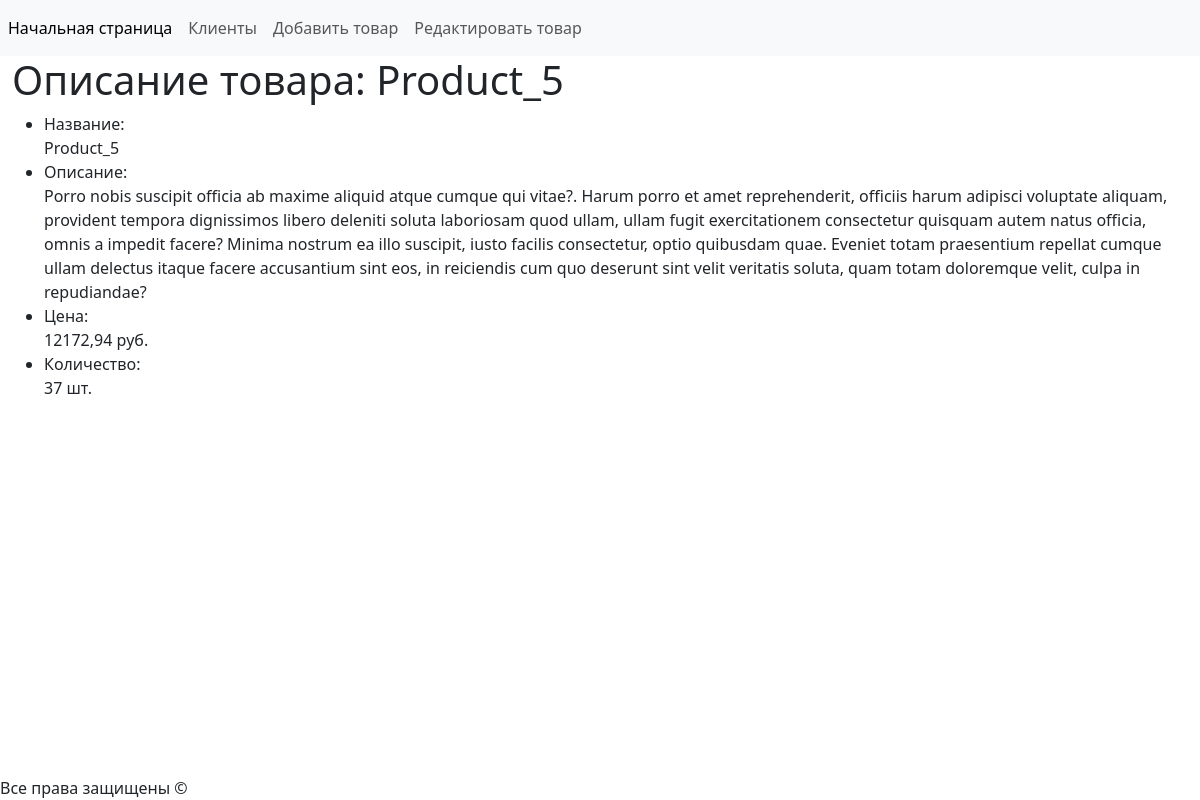
Page /product/45/ on the earlier database version.
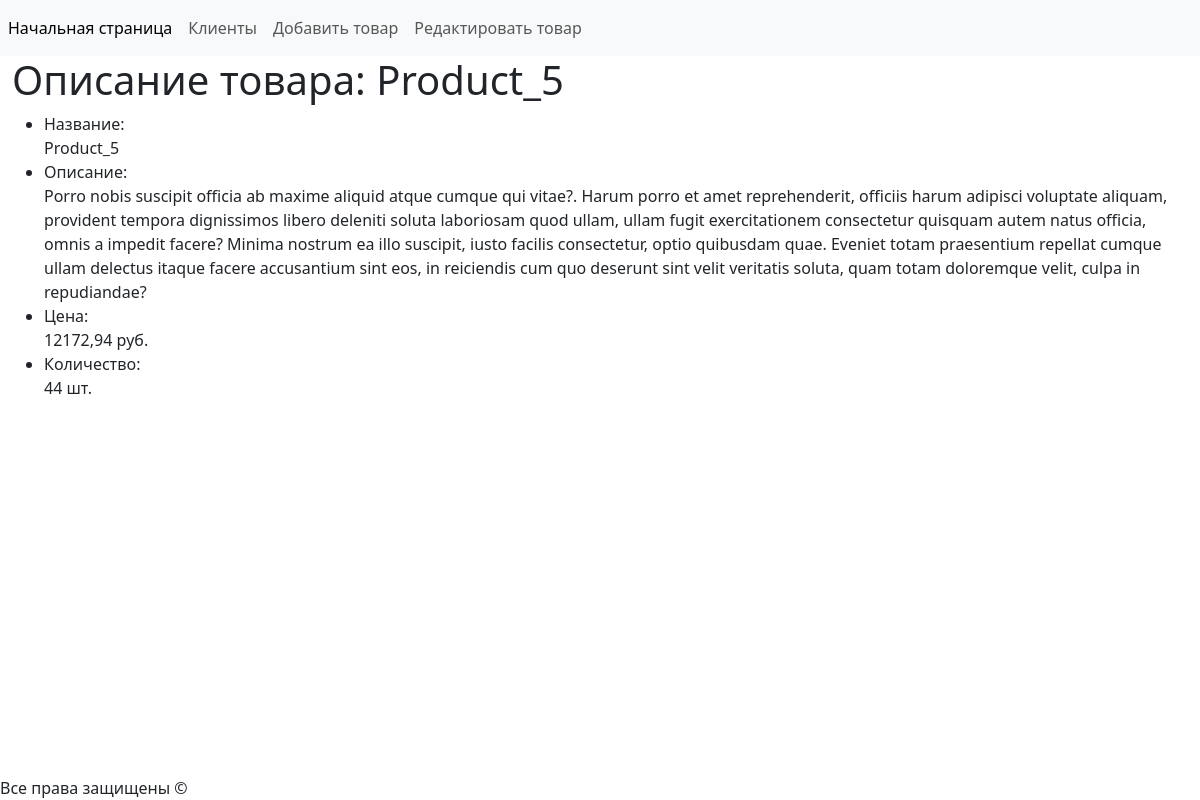
Same page on the later database version.
### shop/models.py (models this page shows, shortened)
class Product(models.Model):
    name = models.CharField(max_length=200)
    description = models.TextField(default=None)
    price = models.DecimalField(max_digits=10, decimal_places=2)
    quantity = models.IntegerField(default=0)
    add_date = models.DateField(default=None)
    image = models.ImageField(null=True)

### shop/views.py (the view)
# urls.py: path('product/<int:product_id>/', views.GetProduct.as_view(), name='get_product_id'),
class GetProduct(View):
    def get(self, request, product_id):
        product = Product.objects.get(pk=product_id)
        title_content = f'Описание товара: {product.name}'
        context = {'title': 'Интернет-магазин / товар',
                    'content': {'title': title_content,
                                'result': product,
                                }
                    }
        return render(request, 'shop/product.html', context)

### shop/templates/shop/product.html (shortened to what this page needs)
{% extends 'base.html' %}
{% block content %}
  <h1>{{ content.title }}</h1>
  {% if content.result %}
    <ul>
        <li>
          Название: <br>
          {{ content.result.name }}
        </li>
        <li>
          Описание: <br>
          {{ content.result.description }}
        </li>
        <li>
          Цена: <br>
          {{ content.result.price }} руб.
        </li>
        <li>
          Количество: <br>
          {{ content.result.quantity }} шт.
        </li>
    </ul>
  {% else %}
    <p>Описание товара временно отсутствует</p>
  {% endif %}
{% endblock %}

Differences in the rows shown:
changed Product "Product_5": result.quantity "37" → "44"
